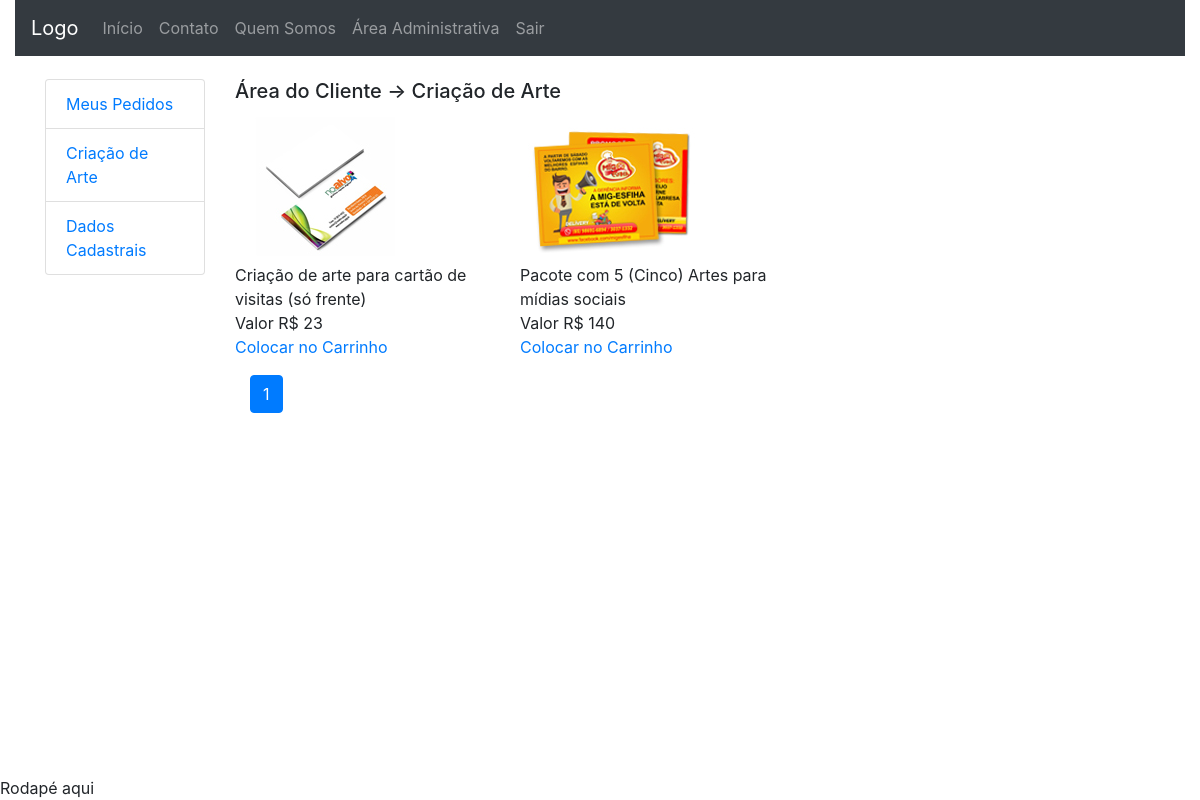
The app's page /area_do_cliente/index_art (signed in) with its own data.
### core/models.py (models this page shows, shortened)
class Service(models.Model):
	TYPE_CHOICES = (
			('IP', 'impressão'),
			('AT', 'criação de arte'),
		)
	description = models.TextField('Descrição', max_length=300)
	image = models.ImageField(upload_to='impress-art',
		verbose_name='Imagem', null=True, blank=True)
	value = models.DecimalField(verbose_name='Valor', null=True,
		blank=True, max_digits=8, decimal_places=2)
	category = models.ForeignKey(Category, on_delete=models.CASCADE,
		null=True, blank=True)
	class Meta:
		verbose_name = 'Serviço'
		verbose_name_plural = 'Serviços'
		ordering = ['description']
	@staticmethod
	def get_only_service():
		services = Service.objects.all()
		art_service = []
		for service in services:
			try:
				ServiceImpress.objects.get(id=service.id)
			except:
				art_service.append(service)
		return art_service

### dashboard_client/views.py (the view)
# urls.py: path('index_art', views.index_art, name='index_art'),
@login_required
def index_art(request):
	context = {'data': OrderArt.get_orderArt_data(request.user.id)}
	return render(request, 'dashboard_client/index_art.html', context)

### dashboard_client/models.py (called while the page is built)
	@staticmethod
	def getLastOrderArtId(user_id):
		from django.db.models import Max
		try:
			orders = OrderArt.objects.filter(user_id=user_id)
			return orders.aggregate(Max('id'))['id__max']
		except:
			return None

	@staticmethod
	def getLastOrderArt(user_id):
		last_id = OrderArt.getLastOrderArtId(user_id)
		if last_id is not None:
			return OrderArt.objects.get(id=last_id)
		else:
			return None

	@staticmethod
	def get_orderArt_data(user_id):
		orderArt = OrderArt.getLastOrderArt(user_id)
		if orderArt is not None:
			data = {}
			if orderArt.status == 'EA':
				data.update({'orderArt': orderArt})
			else:
				pass
			orderItemArt_list, total = OrderItemArt.getList(orderArt.id)
			data.update({'orderItemArt_list': orderItemArt_list})
			data.update({'total': total})
			return data
		else:
			return None

### dashboard_client/templatetags/dc_tags.py (called while the page is built)
@register.inclusion_tag('dashboard_client/show_services_art.html')
def show_services_art(request):
	service_list = Service.get_only_service()
	paginator = Paginator(service_list, 3)
	page = request.GET.get('page')
	services = paginator.get_page(page)
	services_has_next = services.has_next()
	services_has_previous = services.has_previous()
	service_number = services.number
	context = {
		'services': services,
		'paginator': paginator,
		'service_number': service_number,
		'services_has_next': services_has_next,
		'services_has_previous': services_has_previous
		}
	return context

@register.simple_tag
def get_value(service_id):
	value = None
	try:
		service = Service.objects.get(id=service_id)
		value = service.value
	except:
		pass
	return 'R$ %d ' % value

### dashboard_client/templates/dashboard_client/index_art.html
{% extends 'dashboard_client/index.html' %}
{% block extra %}
{% load dc_tags %}
{% endblock %}
{% block central_column %}
{% if data %}
<div class="col-sm-9">
	{% block dashboard_title %}
	<h5>Área do Cliente -> Criação de Arte</h5>
	{% endblock %}
	<div class="container" style="width: 100%">
      {% if messages %}
        {% for message in messages %}
            <div class="alert alert-warning alert-dismissable">
              <button type="button" class="close" data-dismiss="alert">&times;</button>
              {{ message }}
            </div>
        {% endfor %}
      {% endif %}
	</div>
	{% if data.orderArt %}
		<h3>
			Data do Pedido: {{ data.orderArt.date }}
		</h3>
		<div class="container" >
		{% for orderItemArt in data.orderItemArt_list %}
			<table class="table">
				<tr>
					<td>Descrição</td>
					<td>
						{{ orderItemArt.service.description }}
					</td>
				</tr>
				<tr>
					<td>Modelo</td>
					<td>
						{% if orderItemArt.model %}
						<a href="{% url 'dashboard_client:send_model' orderItemArt.id %}">
							Alterar
						</a>
						{% else %}
						<a href="{% url 'dashboard_client:send_model' orderItemArt.id %}">
							Enviar
						</a>
						{% endif %}
					</td>
				</tr>
				<tr>
					<td>Imagem Exemplo 1</td>
					<td>
						{% if orderItemArt.image_example1 %}
						<a href="{% url 'dashboard_client:send_imageexample1' orderItemArt.id %}">Alterar</a>
						{% else %}
						<a href="{% url 'dashboard_client:send_imageexample1' orderItemArt.id %}">
							Enviar
						</a>
						{% endif %}
					</td>
				</tr>
				<tr>
					<td>Imagem Exemplo 2</td>
					<td>
						{% if orderItemArt.image_example2 %}
						<a href="{% url 'dashboard_client:send_imageexample2' orderItemArt.id %}">Alterar</a>
						{% else %}
						<a href="{% url 'dashboard_client:send_imageexample2' orderItemArt.id %}">
							Enviar
						</a>
						{% endif %}
					</td>
				</tr>
				<tr>
					<td>Imagem Exemplo 3</td>
					<td>
						{% if orderItemArt.image_example3 %}
						<a href="{% url 'dashboard_client:send_imageexample3' orderItemArt.id %}">Alterar</a>
						{% else %}
						<a href="{% url 'dashboard_client:send_imageexample3' orderItemArt.id %}">
							Enviar
						</a>
						{% endif %}
					</td>
				</tr>
				<tr>
					<td>Imagem Exemplo 4</td>
					<td>
						{% if orderItemArt.image_example4 %}
						<a href="{% url 'dashboard_client:send_imageexample4' orderItemArt.id %}">Alterar</a>
						{% else %}
						<a href="{% url 'dashboard_client:send_imageexample4' orderItemArt.id %}">
							Enviar
						</a>
						{% endif %}
					</td>
				</tr>
				<tr>
					<td>Valor R$</td>
					<td>{{ orderItemArt.service.value }}</td>
				</tr>
				<tr>
					<td colspan="2"></td>
				</tr>
				<tr><td></td></tr>
				<tr>
					<td colspan="2">
						<a href="{% url 'dashboard_client:delete_oia' orderItemArt.id %}"
						title="Deletar esse ítem de pedido">
							<button class="btn btn-danger">
								Deletar
							</button>
						</a>
					</td>
				</tr>
			</table>
		{% endfor %}
		<div class="container">
		  	<a href="{% url 'core:index' %}">
			<button type="button"
		  	class="btn btn-primary">
				Continuar comprando
			</button>
			</a>
			<button type="button"
		  	class="btn btn-primary">
				Finalizar Pedido
			</button>
		  	<a href="{% url 'dashboard_client:cancel_orderArt' data.orderArt.id %}"
		  	title="Cancelar pedido">
		  	<button type="button"
		  	class="btn btn-danger">
				Cancelar
			</button>
			</a>
		</div>
		</div>
		<h3 style="margin: 3%;">
			Total R$: {{ data.total }}
		</h3>
	{% else %}
	<i style="color: red">Nenuhum pedido ativo</i>
	{% endif %}
</div>
{% else %}
	{% show_services_art request %}
{% endif %}
{% endblock %}

### dashboard_client/templates/dashboard_client/show_services_art.html (shortened to what this page needs)
{% load dc_tags %}
<div class="col-sm-9">
	<h5>Área do Cliente -> Criação de Arte</h5>
	<div class="row">
	{% for service in services %}
		<div class="col-sm-4">
			<img src="{{ service.image.url }}">
			<div>{{ service.description }}</div>
			<div>Valor {% get_value service.id %}</div>
			<div><a href="#">Colocar no Carrinho</a></div>
		</div>
	{% endfor %}
	</div>
	<div class="container">
		<ul class="pagination">
	        {% for num in paginator.page_range %}
	        <li class="page-item {% if num == service_number %} active {% endif %}">
	        	<a class="page-link"
	        	href="?page={{ num }}">
	        		{{ num }}
	        	</a>
	        </li>
	        {% endfor %}
		</ul>
	</div>
</div>

### records on screen
Service: image (picture), description "Criação de arte para cartão de visitas (só frente)", id+value "R$ 23"
Service: image (picture), description "Pacote com 5 (Cinco) Artes para mídias sociais", id+value "R$ 140"

### other values on screen
{{ num }} "1"
